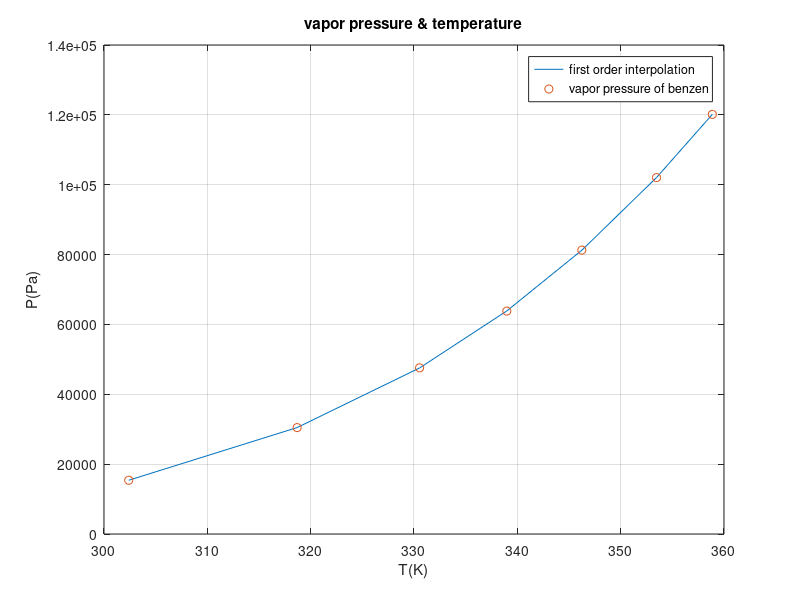

This figure's MATLAB source:
T=[302.39 318.69 330.54  338.98  346.24  353.47  358.87]; 
P=[15388  30464  47571  63815  81275  102040  120140]; 
F1=polyfit(T,P,4); 
P2=polyval(F1,T); 
plot(T,P2,T,P,'o'); 
title('vapor pressure & temperature'); 
legend('first order interpolation','vapor pressure of benzene'); 
xlabel('T(K)'); 
ylabel('P(Pa)'); 
legend('first order interpolation','vapor pressure of benzen','location','Best') 
grid; 
